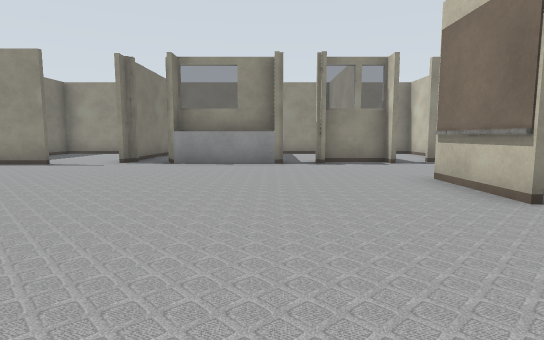
[1] (above)

16 first-person views from a walk through a world built for the Gazebo simulator. The camera is 0.72 m above the floor, tilts 6° down and sees 80° across. The lines on the ground mark 1 m squares. The floor is counted in squares, 1 m on a side. Each view is taken from the middle of a square. On the plan, view 1 faces up. The plan holds only what a view shows up to about 10 squares ahead; the rest is blank. The place goes on beyond the plan. Some surface patterns are stand-ins.

[2]
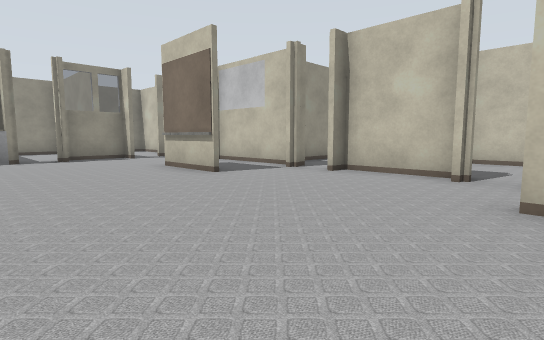

[3]
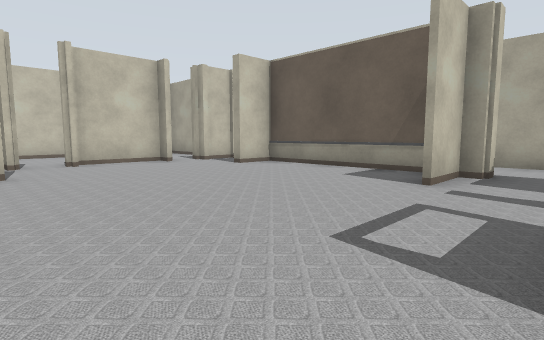

[4]
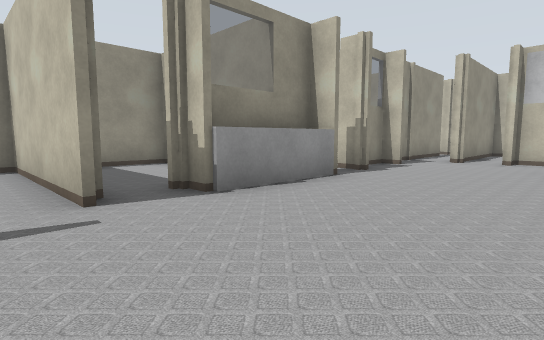

[5]
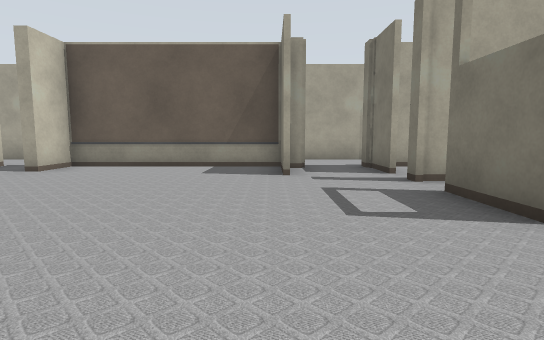

[6]
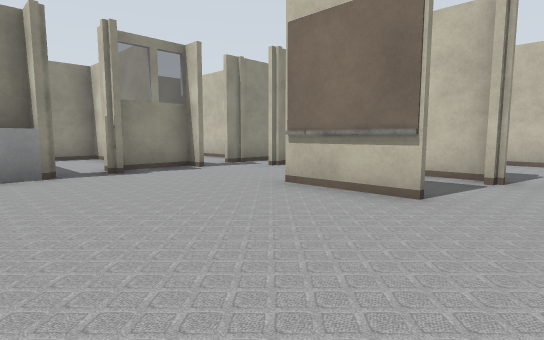

[7]
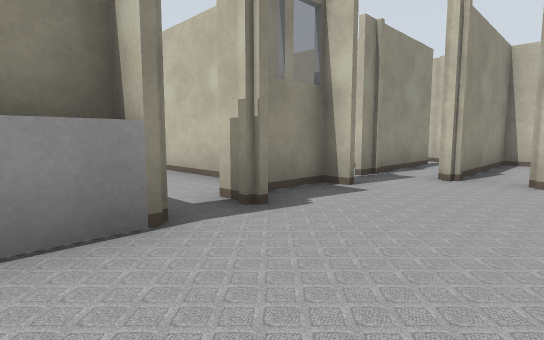

[8]
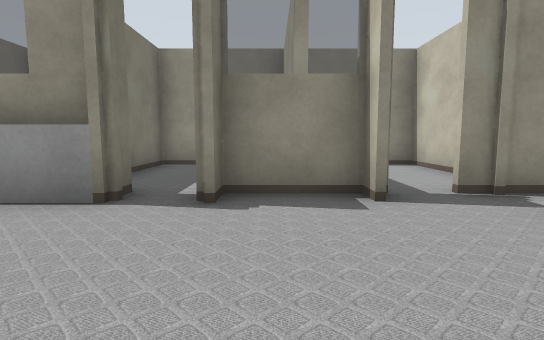

[9]
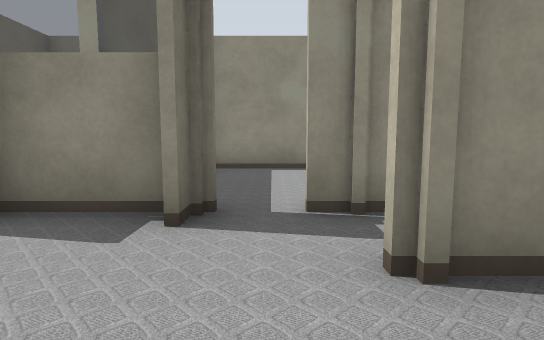

[10]
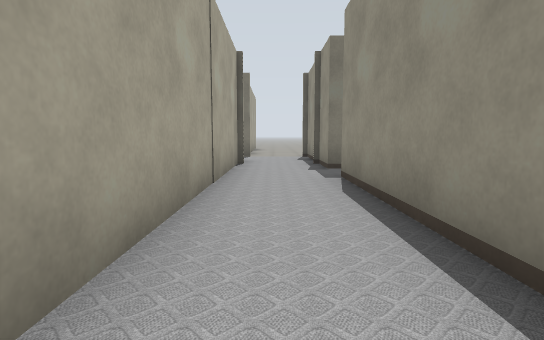

[11]
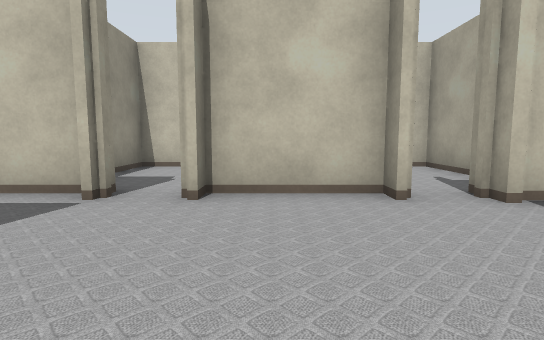

[12]
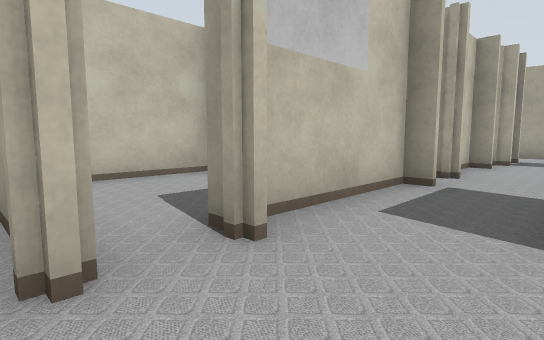

[13]
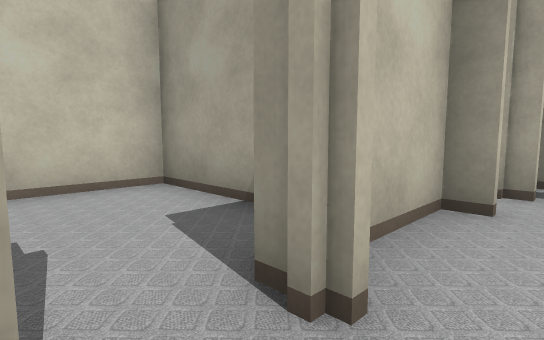

[14]
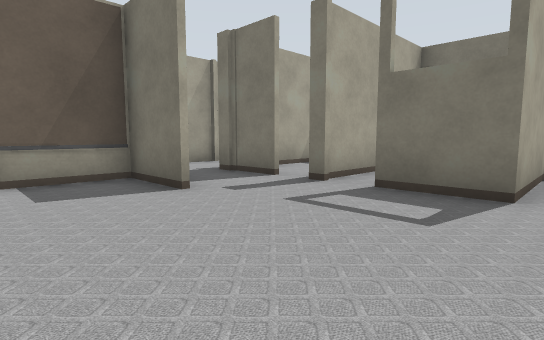

[15]
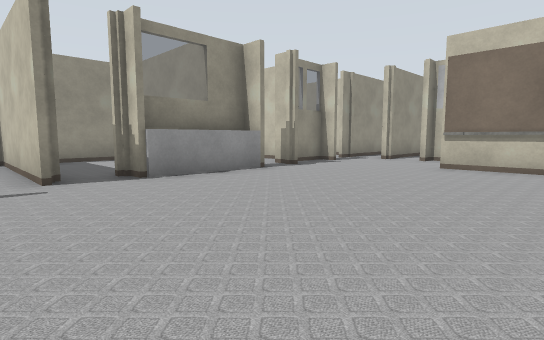

[16]
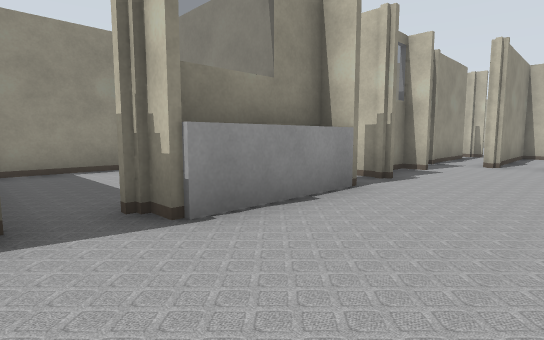

### Floor plan
Key: @ floor where view 1 was taken; # wall or solid block; x gap in a wall; . floor.
Columns run from 5 left of view 1 to 9 right of it. Each row starts with its distance up from view 1.
 13  ###########
 12  #..#..#...#
 11 .#..#..#...#
 10 .#..# .#...#
  9 .#x###x##.#####
  8 ..........#####
  7 ..............#
  6 ..........#...#
  5 ........#.# ..#
  4 ........#.#####
  3 ..........x...#
  2 ##........x...#
  1  #........#####
  0  #...@....#...#
 -1  #.#..........#
 -2  #.#....#.#...#
 -3 ##.######.#####
 -4 ...........
 -5 ############

Where each view was taken, in squares from view 1:
view 1: 0 up, 0 right, facing up
view 2: 2 down, 1 left, facing up-right
view 3: 4 up, 4 left, facing down-right
view 4: 5 up, 5 left, facing up-right
view 5: 5 up, 2 left, facing down
view 6: 2 up, 1 left, facing up-right
view 7: 6 up, 1 left, facing up-right
view 8: 5 up, 2 right, facing up
view 9: 6 up, 4 right, facing up
view 10: 4 down, 3 right, facing left
view 11: 1 up, 1 right, facing right
view 12: 8 up, 3 right, facing down-right
view 13: 3 up, 4 right, facing down-right
view 14: 3 up, 0 right, facing down-left
view 15: 3 up, 5 left, facing up-right
view 16: 6 up, 4 left, facing up-right
